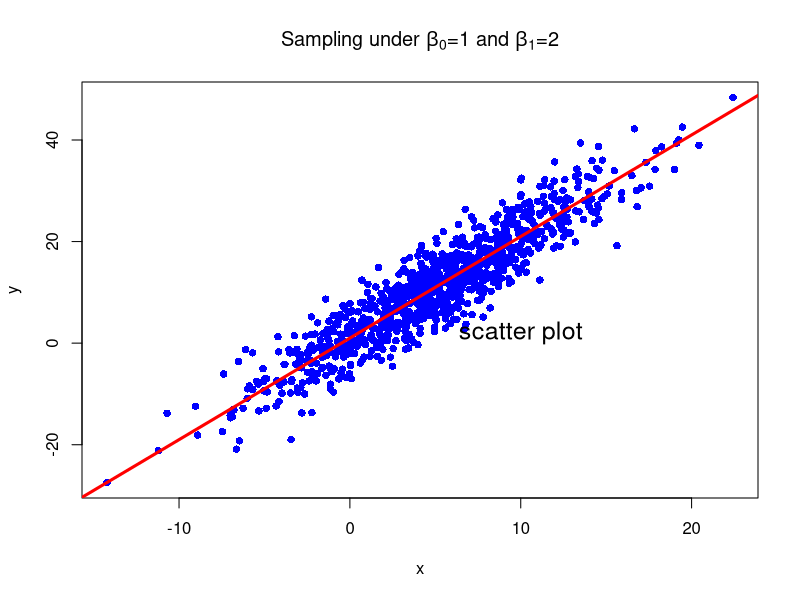

Write R code to recreate this figure.

#--------------------hOmework 2------------------------------------------------

# We learned the following R code in class. Answer the following questions using this code. 

#------------example: Scatter Plot---------------------------------
n<-1000
x<-4+rnorm(n,mean=1,sd=5)
y<-1+2*x+rnorm(n,mean=0,sd=4)

dev.new()
plot(x,y, pch=16, col="blue", 
     main=expression(paste("Sampling under ", beta[0], 
                           "=1", " ", "and", " ", beta[1], "=2")))
text(10, 2, "scatter plot", cex=1.5)
abline(a=1,b=2, col="red", lwd=3)


#------------------------------------------------------------------
# question 1: Compute the mean values of x and y using "for loop"!
#             Do not use built-in functions!!! 



#------------------------------------------------------------------
# question 2: Compute the covariance between x and y using "for loop"!
#             Do not use built-in functions!!! 



#------------------------------------------------------------------
# question 3: Compute the variance x using "for loop"!
#             Do not use built-in functions!!! 



#--------------------------------------------------------------------------
# question 4: Compute the parameter beta[1] (slope of the regression line)!

